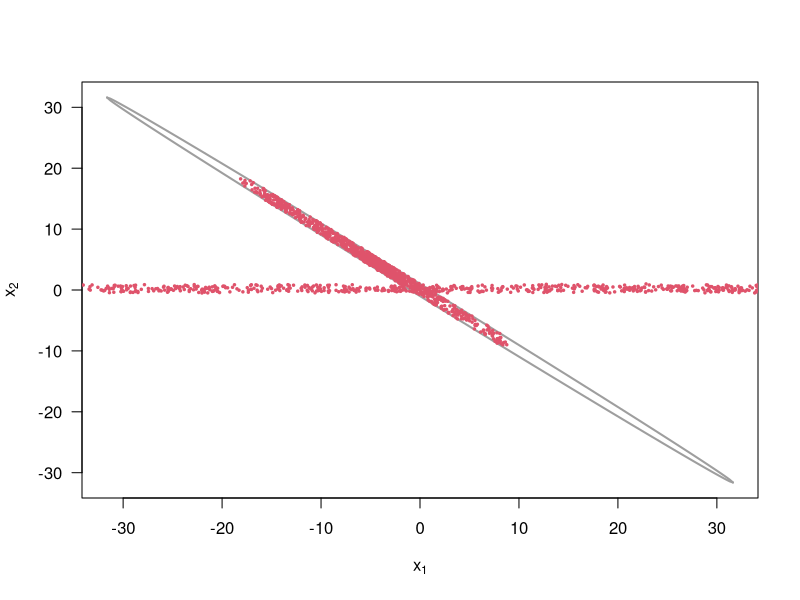

The R source for this figure:
########################## INIT CODE ###########################################
rm(list = ls())

########################## 2a ##################################################
# DONE

w  <- 1.999

# Draw the boundary of the ellipse
# a range of x1-values, where the term below the root is non-negative 
xv <- seq(-1, 1, by=0.01) * 1/sqrt(1-w^2/4)
plot(xv, xv, type="n", xlab=expression(x[1]), ylab=expression(x[2]), las=1)

# ellipse
lines(xv, -(w/2)*xv-sqrt(1-(1-w^2/4)*xv^2), lwd=2, col=8)
lines(xv, -(w/2)*xv+sqrt(1-(1-w^2/4)*xv^2), lwd=2, col=8)

########################## 2b ##################################################
# DONE
# Since w = 1.999, and  x_{1}^2 + 1.999*x_{1}*x_{2} + x_{2}^2 < 1
# Using the quadratic formula, we apply this on
# x_{1}^2 + 1.999*x_{1}*x_{2} + x_{2}^2 - 1 = 0

# we have
# The conditional distribution for x_{2} given x_{1} is a uniform distribution
# on the interval
# ( -0.9995 * x_{1} - \sqrt{1-0.00099975 * x_{1}^2} , -0.9995 * x_{1} + \sqrt{1-0.00099975 * x_{1}^2})
# The conditional distribution for x_{1} given x_{2} is a uniform distribution
# on the interval
# ( -0.9995 * x_{2} - \sqrt{1-0.00099975 * x_{2}^2} , -0.9995 * x_{2} + \sqrt{1-0.00099975 * x_{2}^2})


########################## 2c ##################################################
# DONE

gibbs_sampling_2c <- function(n, x0) {
    samples <- matrix(nrow = n, ncol = 2)
    x1 <- x0[1]
    x2 <- x0[2]

    count <- 1
    while (count <= n) {
        # Sample x1 from the conditional distribution for x1 given x2
        x1 <- runif(1, -0.9995 * x2 - sqrt(1-0.00099975 * x2^2), -0.9995 * x2 + sqrt(1-0.00099975 * x2^2))
        
        # Sample x2 from the conditional distribution for x2 given x1
        x2 <- runif(1, -0.9995 * x1 - sqrt(1-0.00099975 * x1^2), -0.9995 * x1 + sqrt(1-0.00099975 * x1^2))

        samples[count,] <- c(x1, x2)

        # Calculate p(x1 > 0)
        prob_value <- sum(samples[1:count, 1] > 0) /
              length(samples[1:count, 1])

        cat("The probability that x1 > 0 is", prob_value, "\n")

        count <- count + 1
    }

    return(samples)
}

x0 <- c(0, 0)
n <- 1000
gibbs_sampling_result_2c <- gibbs_sampling_2c(n, x0)

# plot the sample point on the eclipse
points(gibbs_sampling_result_2c[,1], gibbs_sampling_result_2c[,2], col=2, pch=20, cex=0.5)

# comment on the result ( about the true result)

########################## 2d ##################################################
# As we can see from the 2 plots, the ellipse for w = 1.999 is more flat than 
# the ellipse for w = 1.8.

########################## 2e ##################################################
# We need to transform the variable X and convert to 
# U = (U1, U2) = (X_{1} - X{2}, X{1} + X{2})
# And since U is still a uniform distribution, we can use the same method as in 2c

# We have 
# U1 = X_{2} - X_{2}
# U2 = X_{1} + X_{2}
# so we have
# X_{1} = (U1 + U2) / 2
# X_{2} = (U2 - U1) / 2

# We replace this into the original function, and after some simplification, we have
# (2+w) * u_{2}^2 + (2 - w) * u_{1}^2 - 4 = 0

# calculate the boundary of the ellipse, we have 
# (-sqrt((4 -  (2-w) * u_{1}^2) / (2 + w)), sqrt((4 -  (2-w) * u_{1}^2) / (2 + w)))
# another one is
# (-sqrt((4 -  (2+w) * u_{2}^2) / (2 - w)), sqrt((4 -  (2+w) * u_{2}^2) / (2 - w)))

# The boundary of the ellipse is:
w  <- 1.999
xv <- seq(-1, 1, by=0.01) * 1/sqrt(1-w^2/4)

#plot(xv, xv, type="n", xlab=expression(x[1]), ylab=expression(x[2]), las=1)


# substitute w = 1.999, we have

# The conditional distribution for u_{2} given u_{1} is a uniform distribution
# on the interval
# (-\sqrt{\frac{4-0.001 * u_{1}^2}{3.999}}, \sqrt{\frac{4-0.001 * u_{1}^2}{3.999}})
# The conditional distribution for u_{1} given u_{2} is a uniform distribution
# on the interval
# (-\sqrt{\frac{4-3.999 * u_{2}^2}{0.001}}, \sqrt{\frac{4-3.999 * u_{2}^2}{0.001}})



# ellipse
#(-1 * sqrt{(4-0.001 * u1^2}{3.999}}, \sqrt{\frac{4-0.001 * u_{1}^2}{3.999}})
#lines(xv, -(w/2)*xv-sqrt(1-(1-w^2/4)*xv^2), lwd=2, col=8)
#lines(xv, -(w/2)*xv+sqrt(1-(1-w^2/4)*xv^2), lwd=2, col=8)


gibbs_sampling_2e <- function(n, u0) {
    samples <- matrix(nrow = n, ncol = 2)
    u1 <- u0[1]
    u2 <- u0[2]

    count <- 1
    while (count <= n) {
        # Sample x1 from the conditional distribution for x1 given x2
        u1_new <- runif(1,
                        -1 * sqrt((4 - 3.999 * u2^2) / 0.001),
                        sqrt((4 - 3.999 * u2^2) / 0.001)
                        )
        
        # Sample x2 from the conditional distribution for x2 given x1
        u2_new <- runif(1,
                        -1 * sqrt((4 - 0.001 * u1^2)) / 3.999,
                        sqrt((4 - 0.001 * u1^2) / 3.999)
                        )

        samples[count,] <- c(u1_new, u2_new)


        u1 <- u1_new
        u2 <- u2_new

        count <- count + 1
    }

    return(samples)
}

u0 <- c(0, 0)
n <- 1000
gibbs_sampling_result_2e <- gibbs_sampling_2e(n, u0)

# Calculate p(x1 > 0) = p((u1 + u2) / 2 > 0)
prob_value <- sum((gibbs_sampling_result_2e[1:n, 1] + gibbs_sampling_result_2e[1:n, 2])/2 > 0) /
              length(gibbs_sampling_result_2e[1:n, 1])

cat("The probability that x1 > 0 is", prob_value, "\n")

# plot the sample point on the eclipse
points(gibbs_sampling_result_2e[,1], gibbs_sampling_result_2e[,2], col=2, pch=20, cex=0.5)

# TODO: compare the result with the result from 2c
